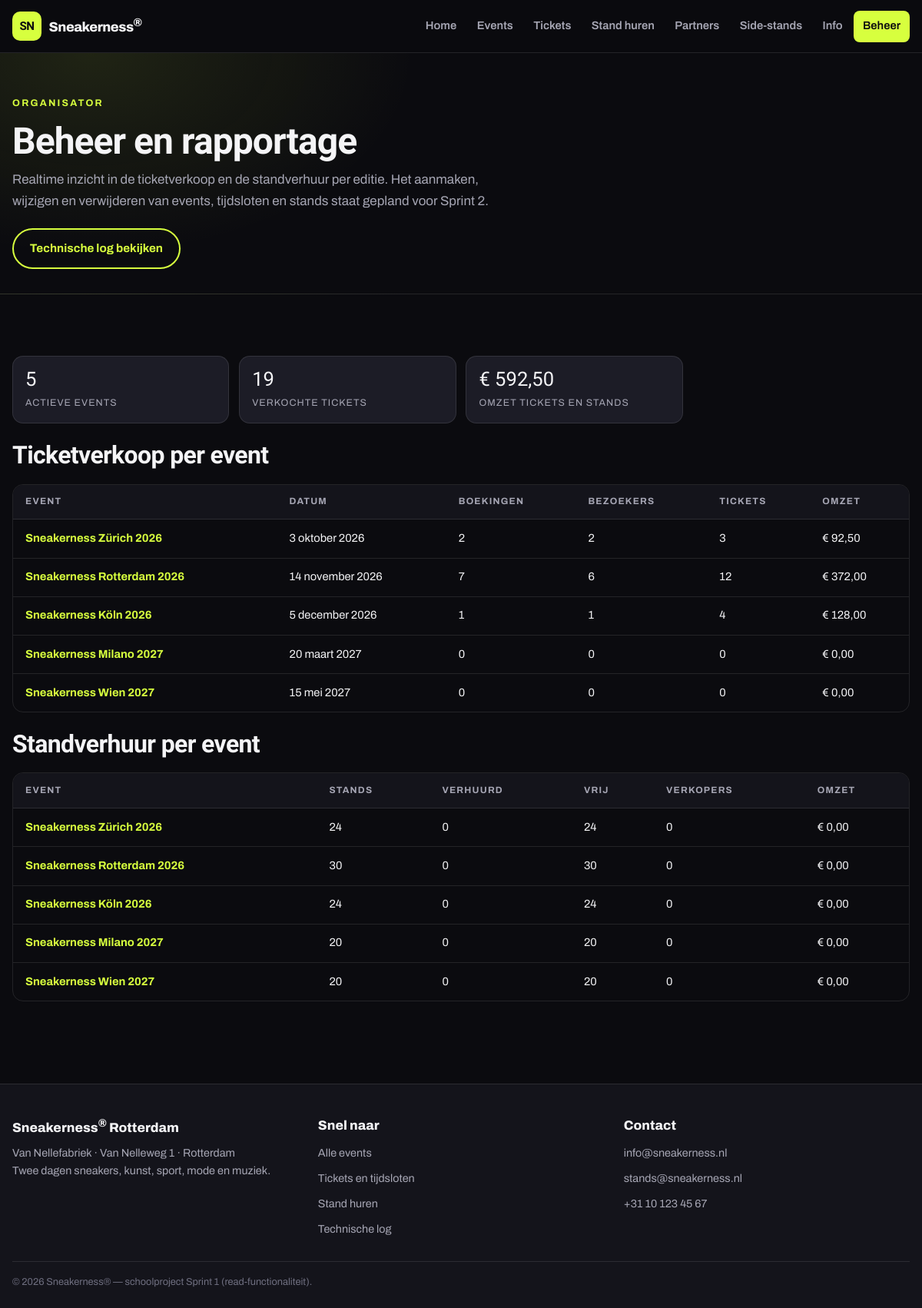
The page /beheer on the database its author committed.
### tables this page shows
CREATE TABLE evenement (
    id                           INT UNSIGNED NOT NULL AUTO_INCREMENT,
    naam                         VARCHAR(150) NOT NULL,
    datum                        DATE         NOT NULL COMMENT 'Startdatum van de editie',
    locatie                      VARCHAR(150) NOT NULL,
    aantal_tickets_per_tijdslot  INT UNSIGNED NOT NULL DEFAULT 0,
    beschikbare_stands           INT UNSIGNED NOT NULL DEFAULT 0,
    is_actief                    TINYINT(1)   NOT NULL DEFAULT 1,
    opmerking                    VARCHAR(255)     NULL,
    datum_aangemaakt             DATETIME     NOT NULL DEFAULT CURRENT_TIMESTAMP,
    datum_gewijzigd              DATETIME     NOT NULL DEFAULT CURRENT_TIMESTAMP ON UPDATE CURRENT_TIMESTAMP,
    PRIMARY KEY (id),
    KEY ix_evenement_datum (datum)
);

### app/Core/View.php (called while the page is built, shortened)
<?php
final class View
{
    public static function render(string $view, array $gegevens = [], string $layout = 'main'): string
    {
        $inhoud = self::rendeBestand(self::VIEW_MAP . $view . '.php', $gegevens);
        return self::rendeBestand(
            self::VIEW_MAP . 'layouts/' . $layout . '.php',
            array_merge($gegevens, ['inhoud' => $inhoud])
        );
    }
    private static function rendeBestand(string $bestandspad, array $gegevens): string
    {
        extract($gegevens, EXTR_SKIP);
        require $bestandspad;
        return (string) ob_get_clean();
    }
}

### app/Controllers/BeheerController.php (called while the page is built, shortened)
<?php
final class BeheerController extends Controller
{
    public function index(Request $request): void
    {
        $gegevens = [
            'titel'          => 'Beheer',
            'pad'            => '/beheer',
            'ticketverkoop'  => [],
            'standverhuur'   => [],
            'melding'        => null,
            'foutmelding'    => null,
        ];
        try {
            $rapportModel = new RapportModel();
            $gegevens['ticketverkoop'] = $rapportModel->haalTicketverkoop();
            $gegevens['standverhuur'] = $rapportModel->haalStandverhuur();
        } catch (DatabaseException $fout) {
            Logger::exception($fout, 'Beheerrapport kon niet worden geladen');
            $gegevens['foutmelding'] = $fout->getMessage();
        }
        $this->toon('beheer/index', $gegevens, $gegevens['foutmelding'] === null ? 200 : 503);
    }
}

### public/index.php (called while the page is built, shortened)
<?php
require __DIR__ . '/../app/bootstrap.php';
$request = Request::vanuitGlobals();
$router = new Router();
$router->get('/', HomeController::class, 'index');
$router->get('/events', EvenementController::class, 'index');
$router->get('/events/{id}', EvenementController::class, 'detail');
$router->get('/tickets', TicketController::class, 'index');
$router->get('/stands', StandController::class, 'index');
$router->get('/partners', PartnerController::class, 'index');
$router->get('/side-stands', PartnerController::class, 'sideStands');
$router->get('/verkopers/{id}/contact', PartnerController::class, 'contactpersonen');
$router->get('/info', HomeController::class, 'info');
$router->get('/beheer', BeheerController::class, 'index');
$router->get('/beheer/log', BeheerController::class, 'log');
try {
    $router->verwerk($request);
} catch (Throwable $fout) {
    Logger::exception($fout, 'Onafgehandelde fout tijdens verwerken verzoek');
    (new FoutController())->serverFout($request, $fout);
}

### app/Core/Request.php (called while the page is built, shortened)
<?php
final class Request
{
    public static function basisPad(): string
    {
        $script = str_replace('\\', '/', (string) ($_SERVER['SCRIPT_NAME'] ?? ''));
        $map = rtrim(str_replace('\\', '/', dirname($script)), '/');
        return $map === '/' ? '' : $map;
    }
}

### app/helpers.php (called while the page is built, shortened)
<?php
if (!function_exists('e')) {
    function e(mixed $waarde): string
    {
        return htmlspecialchars((string) $waarde, ENT_QUOTES | ENT_SUBSTITUTE, 'UTF-8');
    }
}
if (!function_exists('url')) {
    function url(string $pad = '/'): string
    {
        $basis = Request::basisPad();
        $pad = '/' . ltrim($pad, '/');
        return $basis . ($pad === '/' ? '/' : rtrim($pad, '/'));
    }
}
if (!function_exists('euro')) {
    function euro(mixed $bedrag): string
    {
        return '€ ' . number_format((float) $bedrag, 2, ',', '.');
    }
}
if (!function_exists('datumNl')) {
    function datumNl(?string $datum, bool $metJaar = true): string
    {
        $tijdstempel = strtotime($datum);
        $maanden = [
            1 => 'januari', 'februari', 'maart', 'april', 'mei', 'juni',
            'juli', 'augustus', 'september', 'oktober', 'november', 'december',
        ];
        $opmaak = (int) date('j', $tijdstempel) . ' ' . $maanden[(int) date('n', $tijdstempel)];
        return $metJaar ? $opmaak . ' ' . date('Y', $tijdstempel) : $opmaak;
    }
}

### app/Core/Model.php (called while the page is built, shortened)
<?php
abstract class Model
{
    protected PDO $verbinding;
    public function __construct()
    {
        $this->verbinding = Database::verbinding();
    }
    protected function roepProcedureAan(string $procedure, array $parameters = []): array
    {
        $plaatshouders = $parameters === [] ? '' : implode(', ', array_fill(0, count($parameters), '?'));
        $sql = sprintf('CALL %s(%s)', $procedure, $plaatshouders);
        try {
            $statement = $this->verbinding->prepare($sql);
            $statement->execute(array_values($parameters));
            $rijen = $statement->fetchAll();
            return $rijen;
        } catch (PDOException $fout) {
            Logger::error('Stored procedure mislukt', [
                'procedure'  => $procedure,
                'parameters' => $parameters,
                'sqlstate'   => $fout->getCode(),
                'melding'    => $fout->getMessage(),
            ]);
            throw new DatabaseException(
                DatabaseException::GEBRUIKERSMELDING,
                0,
                $fout
            );
        }
    }
}

### app/bootstrap.php (called while the page is built, shortened)
<?php
spl_autoload_register(static function (string $klasse): void {
    $prefix = 'App\\';
    $relatiefPad = str_replace('\\', DIRECTORY_SEPARATOR, substr($klasse, strlen($prefix)));
    $bestand = BASIS_MAP . DIRECTORY_SEPARATOR . 'app' . DIRECTORY_SEPARATOR . $relatiefPad . '.php';
});
require_once BASIS_MAP . '/app/helpers.php';

### app/Core/Config.php (called while the page is built, shortened)
<?php
final class Config
{
    private static array $instellingen = [];
    public static function laad(string $bestandspad): void
    {
        $instellingen = require $bestandspad;
        self::$instellingen = $instellingen;
    }
    public static function get(string $sleutel, mixed $standaard = null): mixed
    {
        $waarde = self::$instellingen;
        foreach (explode('.', $sleutel) as $deel) {
            $waarde = $waarde[$deel];
        }
        return $waarde;
    }
}

### app/Core/Database.php (called while the page is built, shortened)
<?php
final class Database
{
    private static ?PDO $verbinding = null;
    public static function verbinding(): PDO
    {
        $host       = (string) Config::get('database.host', '127.0.0.1');
        $poort      = (int) Config::get('database.port', 3306);
        $naam       = (string) Config::get('database.naam', 'sneakerness');
        $gebruiker  = (string) Config::get('database.gebruiker', 'root');
        $wachtwoord = (string) Config::get('database.wachtwoord', '');
        $charset    = (string) Config::get('database.charset', 'utf8mb4');
        $dsn = sprintf('mysql:host=%s;port=%d;dbname=%s;charset=%s', $host, $poort, $naam, $charset);
        try {
            self::$verbinding = new PDO($dsn, $gebruiker, $wachtwoord, [
                PDO::ATTR_ERRMODE            => PDO::ERRMODE_EXCEPTION,
                PDO::ATTR_DEFAULT_FETCH_MODE => PDO::FETCH_ASSOC,
                PDO::ATTR_EMULATE_PREPARES   => false,
                PDO::ATTR_STRINGIFY_FETCHES  => false,
            ]);
            return self::$verbinding;
        } catch (PDOException $fout) {
            Logger::error('Databaseverbinding mislukt', [
                'dsn'      => $dsn,
                'sqlstate' => $fout->getCode(),
                'melding'  => $fout->getMessage(),
            ]);
            throw new DatabaseException(
                DatabaseException::GEBRUIKERSMELDING,
                0,
                $fout
            );
        }
    }
}

### app/Models/RapportModel.php (called while the page is built, shortened)
<?php
final class RapportModel extends Model
{
    public function haalTicketverkoop(): array
    {
        return $this->roepProcedureAan('sp_rapport_ticketverkoop');
    }
    public function haalStandverhuur(): array
    {
        return $this->roepProcedureAan('sp_rapport_standverhuur');
    }
}

### app/Core/Logger.php (called while the page is built, shortened)
<?php
final class Logger
{
    private static string $logmap = '';
    public static function init(string $logmap, string $minimumNiveau = self::NIVEAU_DEBUG): void
    {
        self::$logmap = rtrim($logmap, '/\\');
    }
    private static function schrijf(string $niveau, string $bericht, array $context): void
    {
        $regel = sprintf(
            '[%s] %-7s %s | ip=%s | %s%s',
            date('Y-m-d H:i:s'),
            strtoupper($niveau),
            $bericht,
            $_SERVER['REMOTE_ADDR'] ?? 'cli',
            $context === [] ? '-' : json_encode($context, JSON_UNESCAPED_UNICODE | JSON_UNESCAPED_SLASHES),
            PHP_EOL
        );
    }
    private static function bestandsnaam(): string
    {
        return self::$logmap . DIRECTORY_SEPARATOR . 'app-' . date('Y-m-d') . '.log';
    }
}

### app/Views/beheer/index.php (the view, shortened to what this page needs)
<?php
$totaalTickets = array_sum(array_column($ticketverkoop, 'verkochte_tickets'));
$totaalOmzet = array_sum(array_column($ticketverkoop, 'omzet'))
    + array_sum(array_column($standverhuur, 'omzet'));
?>
<section class="pagina-kop">
    <div class="container">
        <p class="pagina-kop__label">Organisator</p>
        <h1 class="pagina-kop__titel">Beheer en rapportage</h1>
        <p class="pagina-kop__tekst">
            Realtime inzicht in de ticketverkoop en de standverhuur per editie. Het aanmaken,
            wijzigen en verwijderen van events, tijdsloten en stands staat gepland voor Sprint 2.
        </p>
        <div class="pagina-kop__acties">
            <a class="knop knop--leeg" href="<?= e(url('/beheer/log')) ?>">Technische log bekijken</a>
        </div>
    </div>
</section>
<section class="sectie">
    <div class="container">
        <?php if ($foutmelding !== null) : ?>
            <?= partial('melding', [
                'soort' => 'fout',
                'kop'   => 'Het rapport kon niet worden opgehaald',
                'tekst' => $foutmelding,
                'actieUrl'   => url('/beheer'),
                'actieLabel' => 'Opnieuw proberen',
            ]) ?>
        <?php else : ?>
            <div class="kerncijfers kerncijfers--donker">
                <div class="kerncijfer">
                    <span class="kerncijfer__waarde"><?= e(count($ticketverkoop)) ?></span>
                    <span class="kerncijfer__label">actieve events</span>
                </div>
                <div class="kerncijfer">
                    <span class="kerncijfer__waarde"><?= e($totaalTickets) ?></span>
                    <span class="kerncijfer__label">verkochte tickets</span>
                </div>
                <div class="kerncijfer">
                    <span class="kerncijfer__waarde"><?= e(euro($totaalOmzet)) ?></span>
                    <span class="kerncijfer__label">omzet tickets en stands</span>
                </div>
            </div>
            <h2 class="sectie__titel">Ticketverkoop per event</h2>
            <div class="tabel-omhulsel">
                <table class="tabel">
                    <thead>
                        <tr>
                            <th scope="col">Event</th>
                            <th scope="col">Datum</th>
                            <th scope="col">Boekingen</th>
                            <th scope="col">Bezoekers</th>
                            <th scope="col">Tickets</th>
                            <th scope="col">Omzet</th>
                        </tr>
                    </thead>
                    <tbody>
                        <?php foreach ($ticketverkoop as $regel) : ?>
                            <tr>
                                <th scope="row" data-label="Event">
                                    <a href="<?= e(url('/events/' . $regel['id'])) ?>"><?= e($regel['naam']) ?></a>
                                </th>
                                <td data-label="Datum"><?= e(datumNl((string) $regel['datum'])) ?></td>
                                <td data-label="Boekingen"><?= e($regel['aantal_boekingen']) ?></td>
                                <td data-label="Bezoekers"><?= e($regel['aantal_bezoekers']) ?></td>
                                <td data-label="Tickets"><?= e($regel['verkochte_tickets']) ?></td>
                                <td data-label="Omzet"><?= e(euro($regel['omzet'])) ?></td>
                            </tr>
                        <?php endforeach; ?>
                    </tbody>
                </table>
            </div>
            <h2 class="sectie__titel">Standverhuur per event</h2>
            <div class="tabel-omhulsel">
                <table class="tabel">
                    <thead>
                        <tr>
                            <th scope="col">Event</th>
                            <th scope="col">Stands</th>
                            <th scope="col">Verhuurd</th>
                            <th scope="col">Vrij</th>
                            <th scope="col">Verkopers</th>
                            <th scope="col">Omzet</th>
                        </tr>
                    </thead>
                    <tbody>
                        <?php foreach ($standverhuur as $regel) : ?>
                            <tr>
                                <th scope="row" data-label="Event">
                                    <a href="<?= e(url('/events/' . $regel['id'])) ?>"><?= e($regel['naam']) ?></a>
                                </th>
                                <td data-label="Stands"><?= e($regel['aantal_stands']) ?></td>
                                <td data-label="Verhuurd"><?= e($regel['verhuurde_stands']) ?></td>
                                <td data-label="Vrij"><?= e($regel['vrije_stands']) ?></td>
                                <td data-label="Verkopers"><?= e($regel['aantal_verkopers']) ?></td>
                                <td data-label="Omzet"><?= e(euro($regel['omzet'])) ?></td>
                            </tr>
                        <?php endforeach; ?>
                    </tbody>
                </table>
            </div>
        <?php endif; ?>
    </div>
</section>

### app/Core/Router.php (shortened to what this page needs)
<?php
final class Router
{
    private array $routes = [];
    public function get(string $patroon, string $controller, string $actie): void
    {
        $this->routes[] = [
            'methode'    => 'GET',
            'patroon'    => $patroon,
            'controller' => $controller,
            'actie'      => $actie,
        ];
    }
    public function verwerk(Request $request): void
    {
        foreach ($this->routes as $route) {
            $parameters = $this->vergelijk($route['patroon'], $request->pad());
            if ($parameters === null) {
                continue;
            }
            $controller = new $route['controller']();
            $controller->{$route['actie']}($request, ...array_values($parameters));
            return;
        }
    }
    private function vergelijk(string $patroon, string $pad): ?array
    {
        $regex = '#^' . preg_replace('#\{([a-zA-Z_]+)\}#', '(?P<$1>[^/]+)', $patroon) . '$#';
        if (preg_match($regex, $pad, $treffers) !== 1) {
            return null;
        }
        return array_filter($treffers, static fn (string|int $sleutel): bool => is_string($sleutel), ARRAY_FILTER_USE_KEY);
    }
}

### rows shown on the page
evenement: naam "Sneakerness Zürich 2026", datum "3 oktober 2026", aantal_boekingen "2", aantal_bezoekers "2", verkochte_tickets "3", omzet "€ 92,50", aantal_stands "24", verhuurde_stands "0", vrije_stands "24", aantal_verkopers "0", omzet "€ 0,00"
evenement: naam "Sneakerness Rotterdam 2026", datum "14 november 2026", aantal_boekingen "7", aantal_bezoekers "6", verkochte_tickets "12", omzet "€ 372,00", aantal_stands "30", verhuurde_stands "0", vrije_stands "30", aantal_verkopers "0", omzet "€ 0,00"
evenement: naam "Sneakerness Köln 2026", datum "5 december 2026", aantal_boekingen "1", aantal_bezoekers "1", verkochte_tickets "4", omzet "€ 128,00", aantal_stands "24", verhuurde_stands "0", vrije_stands "24", aantal_verkopers "0", omzet "€ 0,00"
evenement: naam "Sneakerness Milano 2027", datum "20 maart 2027", aantal_boekingen "0", aantal_bezoekers "0", verkochte_tickets "0", omzet "€ 0,00", aantal_stands "20", verhuurde_stands "0", vrije_stands "20", aantal_verkopers "0"
evenement: naam "Sneakerness Wien 2027", datum "15 mei 2027", aantal_boekingen "0", aantal_bezoekers "0", verkochte_tickets "0", omzet "€ 0,00", aantal_stands "20", verhuurde_stands "0", vrije_stands "20", aantal_verkopers "0"

### other values the page prints
$label "Home"
$label "Events"
$label "Tickets"
$label "Stand huren"
$label "Partners"
$label "Side-stands"
$label "Info"
$label "Beheer"
